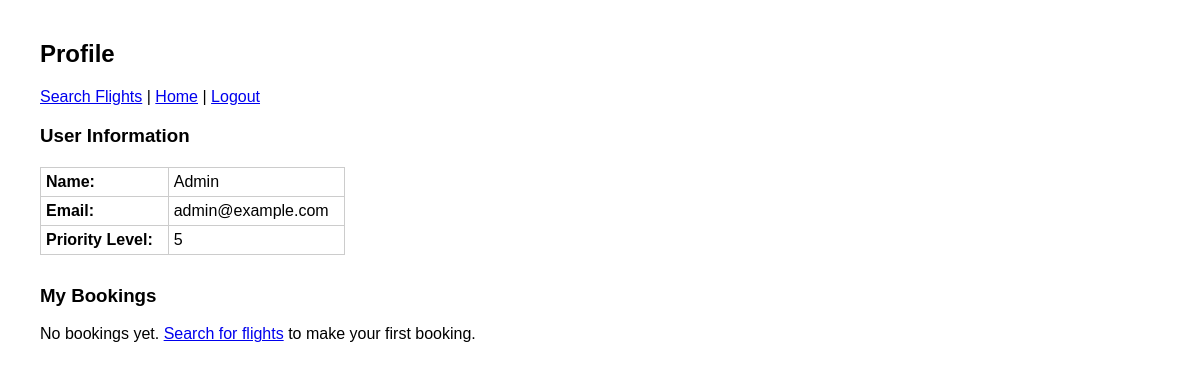
The app's page /profile.php (signed in) with its own data.
### tables this page shows
CREATE TABLE users (
id INT AUTO_INCREMENT PRIMARY KEY,
name VARCHAR(100) NOT NULL,
email VARCHAR(150) UNIQUE NOT NULL,
password VARCHAR(255) NOT NULL,
is_admin TINYINT(1) DEFAULT 0,
priority_level INT DEFAULT 1,  
created_at TIMESTAMP DEFAULT CURRENT_TIMESTAMP
);

### profile.php (the view, shortened to what this page needs)
<?php
require 'config.php';
$uid = (int)$_SESSION['user_id'];
$stmt = $mysqli->prepare("SELECT * FROM users WHERE id = ?");
$stmt->bind_param('i', $uid);
$stmt->execute();
$user = $stmt->get_result()->fetch_assoc();
$stmt = $mysqli->prepare("
    SELECT b.*, f.flight_code, f.source, f.destination, f.flight_date, f.departure_time, f.arrival_date, f.arrival_time
    FROM bookings b
    JOIN flights f ON b.flight_id=f.id
    WHERE b.user_id = ?
    ORDER BY b.created_at DESC
");
$stmt->bind_param('i', $uid);
$stmt->execute();
$bookings = $stmt->get_result();
?>
<!doctype html>
<html>
<head>
</head>
<body>
    <h2>Profile</h2>
    <p>
        <a href="search.php">Search Flights</a> |
        <a href="index.php">Home</a> |
        <a href="logout.php">Logout</a>
    </p>
    <h3>User Information</h3>
    <table class="info-table">
        <tr>
            <td><strong>Name:</strong></td>
            <td><?= htmlspecialchars($user['name']) ?></td>
        </tr>
        <tr>
            <td><strong>Email:</strong></td>
            <td><?= htmlspecialchars($user['email']) ?></td>
        </tr>
        <tr>
            <td><strong>Priority Level:</strong></td>
            <td><?= (int)$user['priority_level'] ?></td>
        </tr>
    </table>
    <h3>My Bookings</h3>
    <?php if ($bookings && $bookings->num_rows > 0): ?>
        <table>
        <table>
            <tr>
                <th>ID</th>
                <th>Flight Code</th>
                <th>Route</th>
                <th>Departure</th>
                <th>Arrival</th>
                <th>Status</th>
                <th>Action</th>
            </tr>
            <?php while($b = $bookings->fetch_assoc()): ?>
                <tr>
                    <td><?= (int)$b['id'] ?></td>
                    <td><?= htmlspecialchars($b['flight_code']) ?></td>
                    <td><?= htmlspecialchars($b['source']) ?> → <?= htmlspecialchars($b['destination']) ?></td>
                    <td><?= htmlspecialchars($b['flight_date']) ?> <?= htmlspecialchars($b['departure_time']) ?></td>
                    <td><?= htmlspecialchars($b['arrival_date']) ?> <?= htmlspecialchars($b['arrival_time']) ?></td>
                    <td><?= htmlspecialchars($b['status']) ?></td>
                <td>
                    <?php if($b['status'] != 'CANCELLED'): ?>
                        <a href="cancel.php?booking_id=<?= (int)$b['id'] ?>"
                           onclick="return confirm('Cancel this booking?');">Cancel</a>
                    <?php else: ?>
                        -
                    <?php endif; ?>
                </td>
            </tr>
            <?php endwhile; ?>
        </table>
    <?php else: ?>
        <p>No bookings yet. <a href="search.php">Search for flights</a> to make your first booking.</p>
    <?php endif; ?>
</body>
</html>

### profile.php (style rules this page uses)
body { font-family: Arial, sans-serif; margin: 40px; }
table { border-collapse: collapse; width: 100%; margin: 20px 0; }
th, td { border: 1px solid #ccc; padding: 8px; text-align: left; }
.info-table { width: auto; margin-bottom: 30px; }
.info-table td { padding: 5px 15px 5px 5px; }

### records on screen
users: name "Admin", email "admin@example.com", priority_level "5"
